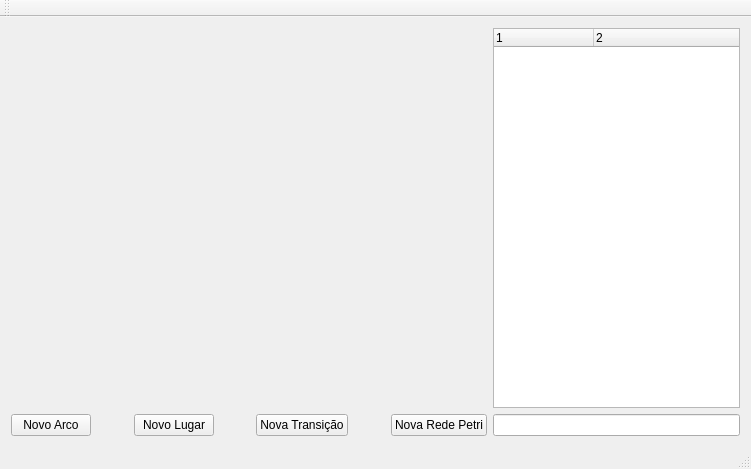
<?xml version="1.0" encoding="UTF-8"?>
<ui version="4.0">
 <class>JanelaPrincipal</class>
 <widget class="QMainWindow" name="JanelaPrincipal">
  <property name="geometry">
   <rect>
    <x>0</x>
    <y>0</y>
    <width>751</width>
    <height>469</height>
   </rect>
  </property>
  <property name="windowTitle">
   <string>Editor Rede Petri</string>
  </property>
  <widget class="QWidget" name="centralWidget">
   <layout class="QGridLayout" name="gridLayout">
    <item row="0" column="0" colspan="7">
     <widget class="WidgetDesenho" name="janelaPetri" native="true"/>
    </item>
    <item row="0" column="7">
     <widget class="VisualizadorPropriedades" name="twVisualizaPropriedade">
      <property name="columnCount">
       <number>2</number>
      </property>
      <column>
       <property name="text">
        <string notr="true">1</string>
       </property>
      </column>
      <column>
       <property name="text">
        <string notr="true">2</string>
       </property>
      </column>
     </widget>
    </item>
    <item row="1" column="0">
     <widget class="QPushButton" name="pbArco">
      <property name="text">
       <string>Novo Arco</string>
      </property>
     </widget>
    </item>
    <item row="1" column="2">
     <widget class="QPushButton" name="pbLugar">
      <property name="text">
       <string>Novo Lugar</string>
      </property>
     </widget>
    </item>
    <item row="1" column="4">
     <widget class="QPushButton" name="pbTransicao">
      <property name="text">
       <string>Nova Transição</string>
      </property>
     </widget>
    </item>
    <item row="1" column="6">
     <widget class="QPushButton" name="pbNovoDesenho">
      <property name="text">
       <string>Nova Rede Petri</string>
      </property>
     </widget>
    </item>
    <item row="1" column="7">
     <widget class="QLineEdit" name="linhaComando"/>
    </item>
    <item row="1" column="5">
     <spacer name="horizontalSpacer">
      <property name="orientation">
       <enum>Qt::Horizontal</enum>
      </property>
      <property name="sizeHint" stdset="0">
       <size>
        <width>40</width>
        <height>20</height>
       </size>
      </property>
     </spacer>
    </item>
    <item row="1" column="3">
     <spacer name="horizontalSpacer_2">
      <property name="orientation">
       <enum>Qt::Horizontal</enum>
      </property>
      <property name="sizeHint" stdset="0">
       <size>
        <width>40</width>
        <height>20</height>
       </size>
      </property>
     </spacer>
    </item>
    <item row="1" column="1">
     <spacer name="horizontalSpacer_3">
      <property name="orientation">
       <enum>Qt::Horizontal</enum>
      </property>
      <property name="sizeHint" stdset="0">
       <size>
        <width>40</width>
        <height>20</height>
       </size>
      </property>
     </spacer>
    </item>
   </layout>
  </widget>
  <widget class="QMenuBar" name="menuBar">
   <property name="geometry">
    <rect>
     <x>0</x>
     <y>0</y>
     <width>751</width>
     <height>21</height>
    </rect>
   </property>
  </widget>
  <widget class="QToolBar" name="mainToolBar">
   <attribute name="toolBarArea">
    <enum>TopToolBarArea</enum>
   </attribute>
   <attribute name="toolBarBreak">
    <bool>false</bool>
   </attribute>
  </widget>
  <widget class="QStatusBar" name="statusBar"/>
 </widget>
 <layoutdefault spacing="6" margin="11"/>
 <customwidgets>
  <customwidget>
   <class>VisualizadorPropriedades</class>
   <extends>QTreeWidget</extends>
   <header>VisualizadorPropriedades.h</header>
  </customwidget>
  <customwidget>
   <class>WidgetDesenho</class>
   <extends>QWidget</extends>
   <header>WidgetDesenho.h</header>
   <container>1</container>
  </customwidget>
 </customwidgets>
 <resources/>
 <connections>
  <connection>
   <sender>pbArco</sender>
   <signal>clicked()</signal>
   <receiver>janelaPetri</receiver>
   <slot>novoArco()</slot>
   <hints>
    <hint type="sourcelabel">
     <x>34</x>
     <y>436</y>
    </hint>
    <hint type="destinationlabel">
     <x>61</x>
     <y>349</y>
    </hint>
   </hints>
  </connection>
  <connection>
   <sender>pbLugar</sender>
   <signal>clicked()</signal>
   <receiver>janelaPetri</receiver>
   <slot>novoLugar()</slot>
   <hints>
    <hint type="sourcelabel">
     <x>186</x>
     <y>433</y>
    </hint>
    <hint type="destinationlabel">
     <x>201</x>
     <y>342</y>
    </hint>
   </hints>
  </connection>
  <connection>
   <sender>pbTransicao</sender>
   <signal>clicked()</signal>
   <receiver>janelaPetri</receiver>
   <slot>novaTransicao()</slot>
   <hints>
    <hint type="sourcelabel">
     <x>306</x>
     <y>424</y>
    </hint>
    <hint type="destinationlabel">
     <x>291</x>
     <y>307</y>
    </hint>
   </hints>
  </connection>
  <connection>
   <sender>pbNovoDesenho</sender>
   <signal>clicked()</signal>
   <receiver>janelaPetri</receiver>
   <slot>novaRedePetri()</slot>
   <hints>
    <hint type="sourcelabel">
     <x>434</x>
     <y>427</y>
    </hint>
    <hint type="destinationlabel">
     <x>396</x>
     <y>336</y>
    </hint>
   </hints>
  </connection>
 </connections>
</ui>
